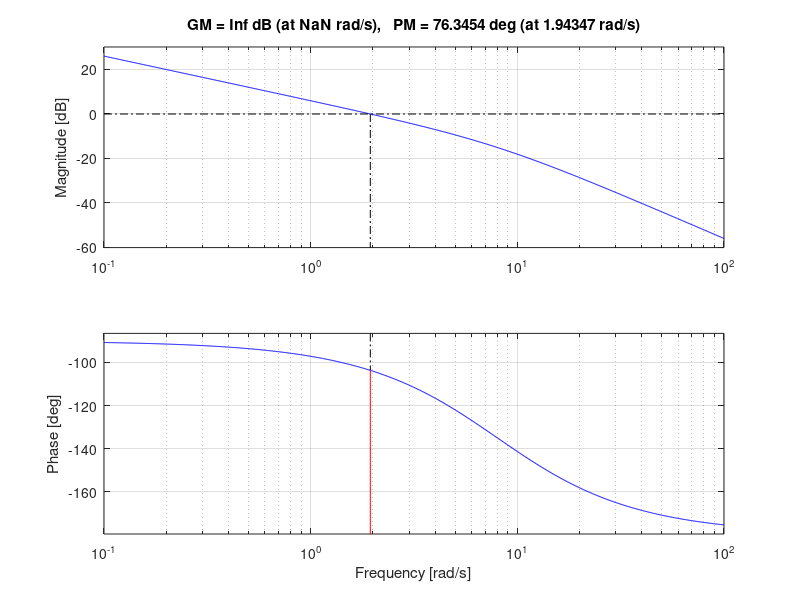

MATLAB code for this plot: (Note: this script raises an error after producing the figure.)
%% Control system for computed torque:

% Transfer functions:
G_open = tf([0 0 16],[1 8 0])
G_closed = feedback(G_open, 1)

% Closed loop unit step response:
%figure(1)
%step(G_closed)

% Open loop frequency response:
figure(2)
margin(G_open)

% Finding K gain:
syms val
eq = 20 * log10(val) == 15
K = double(solve(eq, val))

% Open loop frequency response with added gain:
figure(3)
margin(K*G_open)